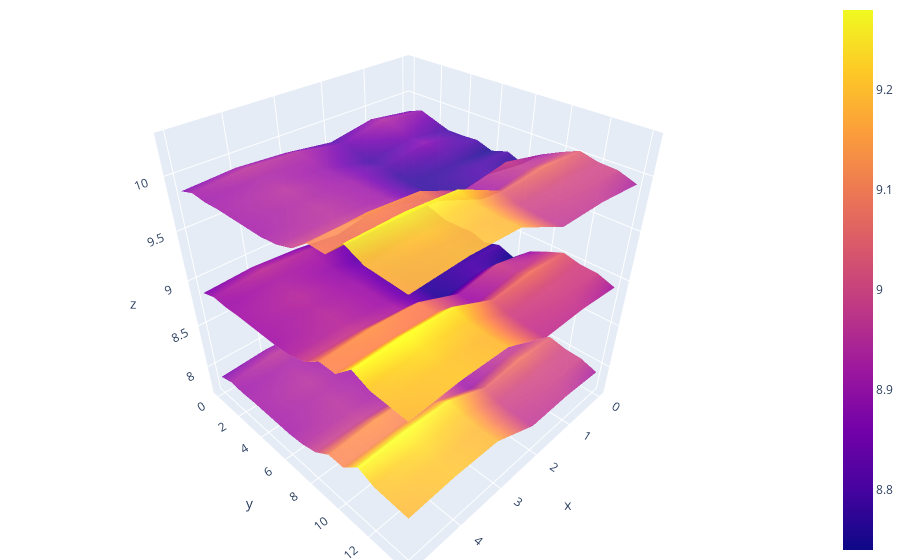

Notebook code cell kept with this figure:
### Code cell
import plotly.graph_objects as go
import numpy as np

z1 = np.array(
    [
        [8.83, 8.89, 8.81, 8.87, 8.9, 8.87],
        [8.89, 8.94, 8.85, 8.94, 8.96, 8.92],
        [8.84, 8.9, 8.82, 8.92, 8.93, 8.91],
        [8.79, 8.85, 8.79, 8.9, 8.94, 8.92],
        [8.79, 8.88, 8.81, 8.9, 8.95, 8.92],
        [8.8, 8.82, 8.78, 8.91, 8.94, 8.92],
        [8.75, 8.78, 8.77, 8.91, 8.95, 8.92],
        [8.8, 8.8, 8.77, 8.91, 8.95, 8.94],
        [8.74, 8.81, 8.76, 8.93, 8.98, 8.99],
        [8.89, 8.99, 8.92, 9.1, 9.13, 9.11],
        [8.97, 8.97, 8.91, 9.09, 9.11, 9.11],
        [9.04, 9.08, 9.05, 9.25, 9.28, 9.27],
        [9, 9.01, 9, 9.2, 9.23, 9.2],
        [8.99, 8.99, 8.98, 9.18, 9.2, 9.19],
        [8.93, 8.97, 8.97, 9.18, 9.2, 9.18],
    ]
)

z2 = z1 + 1
z3 = z1 - 1

fig = go.Figure(
    data=[
        go.Surface(z=z1),
        go.Surface(z=z2, showscale=False, opacity=0.9),
        go.Surface(z=z3, showscale=False, opacity=0.9),
    ]
)

fig.update_layout(margin=dict(l=0, r=0, t=0, b=0))
fig.show()
